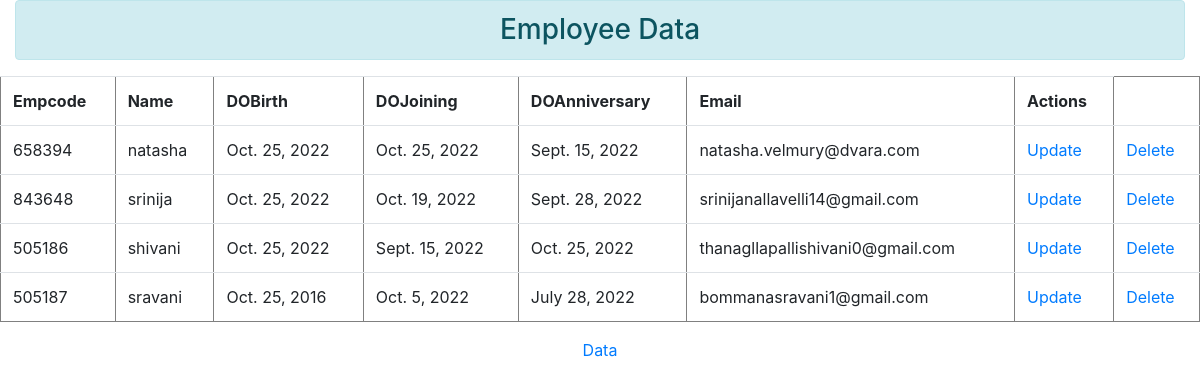
Screenshot of /empdata with the database file from the repository.
### demoapp/models.py (models this page shows, shortened)
class Emp(models.Model):
    Empcode = models.IntegerField()
    Name = models.CharField(max_length=40)
    DOBirth = models.DateField(max_length=30)
    DOJoining = models.DateField(max_length=50)
    DOAnniversary = models.DateField(max_length=50)
    Email = models.EmailField(max_length=50)

### demoapp/views.py (the view)
# urls.py: path('empdata', views.empdata, name='empdata'),
def empdata(request):
    object = Emp.objects.all()
    return render(request, 'empdata.html', {'object': object})

### templates/empdata.html (shortened to what this page needs)
<!DOCTYPE html>
<html lang="en">
<head>
    <link rel="stylesheet" href="https://cdn.jsdelivr.net/npm/bootstrap@4.6.2/dist/css/bootstrap.min.css">
</head>
<body>
    <center><div class="col-sm-12">
        <h3 class="text-center alert alert-info">Employee Data</h3>
    </div>
    <table class="table table-hover" width="1000px" border="1px">
        <tr>
            <th>Empcode</th>
            <th>Name</th>
            <th>DOBirth</th>
            <th>DOJoining</th>
            <th>DOAnniversary</th>
            <th>Email</th>
            <th>Actions</th>
        </tr>
        {% for obj in object %}
        <tr>
            <td>{{obj.Empcode}}</td>
            <td>{{obj.Name}}</td>
            <td>{{obj.DOBirth}}</td>
            <td>{{obj.DOJoining}}</td>
            <td>{{obj.DOAnniversary}}</td>
            <td>{{obj.Email}}</td>
            <td><a href="{% url 'update_data' id=obj.id %}">Update</a></td>
            <td><a href="{% url 'delete_data' id=obj.id %}">Delete</a></td>
        </tr>
        {% endfor %}
    </table>
    <a href="{% url 'edata' %}">Data</a></center>
</body>
</html>

### rows the page displays
Emp: Empcode "658394", Name "natasha", DOBirth "Oct. 25, 2022", DOJoining "Oct. 25, 2022", DOAnniversary "Sept. 15, 2022", Email "natasha.velmury@dvara.com"
Emp: Empcode "843648", Name "srinija", DOBirth "Oct. 25, 2022", DOJoining "Oct. 19, 2022", DOAnniversary "Sept. 28, 2022", Email "srinijanallavelli14@gmail.com"
Emp: Empcode "505186", Name "shivani", DOBirth "Oct. 25, 2022", DOJoining "Sept. 15, 2022", DOAnniversary "Oct. 25, 2022", Email "thanagllapallishivani0@gmail.com"
Emp: Empcode "505187", Name "sravani", DOBirth "Oct. 25, 2016", DOJoining "Oct. 5, 2022", DOAnniversary "July 28, 2022", Email "bommanasravani1@gmail.com"
